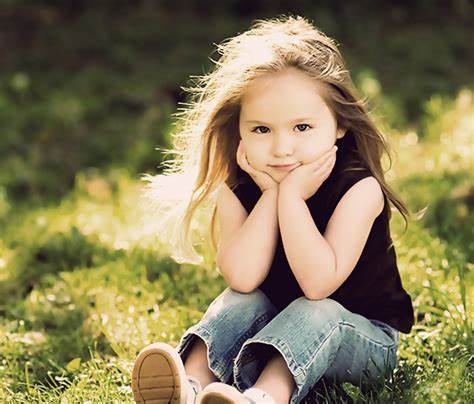
#> input picture babygirl.jpg, 474 x 404 px
$ python RSA.py
#> lines starting #> are read from the running program, lines starting #| are printed output that depends on the picture
from PIL import Image
from skimage import color, io
import random
import numpy as np
import math
import matplotlib.pyplot as plt
import sys
import pickle

import codecs
########### RSA Algorithm

### GCD Function
def gcd(a, h):
    while(1):
        temp = a%h
        if(temp == 0):
            return h
        a = h
        h = temp

################# Prime Numbers Big enough
p = 37          ### as high as possible
q = 23
n = p*q
global totient
totient = (p-1)*(q-1)
e = random.randrange(1, totient)

#MODIFIED ENCRYPTION FUNCTION
def encrypt(img, img_1D):

    #Use Euclid's Algorithm to verify that e and phi(n) are comprime
    global e
    g = gcd(e, totient)
    while g != 1:
        e = random.randrange(1, totient)
        g = gcd(e, totient)


    ### Finding D Value
    def multiplicative_inverse(e, phi):
        global d
        d = None
        i = 1
        exit = False
        while not exit:
            temp1 = phi*i +1
            d = float(temp1/e)
            d_int = int(d)
            i += 1
            if(d_int == d):
                exit=True
        return int(d)

    d = multiplicative_inverse(e, totient)

    #### Now we have p,q,n,totient,e,g,d


    #### Encryption
    # for i in range(0, len(msg_ascii)): then use as msg_ascii[i]
    encrypted_list = []
    for i in range(0, len(img_1D)):
        current_enc = (int(img_1D[i]) ** d) % n
        encrypted_list.append(int(current_enc))
    with open("enc_list", "w") as f:
        f.write(str(encrypted_list))

    ### Displaying encrypted image
    enc_img = np.array(encrypted_list).reshape(img.shape[0], img.shape[1])
    imgplot = plt.imshow(enc_img)
    plt.savefig("encryptedOutput.jpg") #save as jpg
    #print("Starting list is", encryptedList)
    with open("encryptedListBinary.bin", "wb") as file:
        pickle.dump(encrypted_list, file)
    test=str(encrypted_list)
    encodedTest=test.encode("utf-8")
    encodedTesttoInt= int.from_bytes(encodedTest, byteorder="big")
    littletest="Bonjour monsieur"
    littletest=littletest.encode("utf-8")
    littletest=int.from_bytes(littletest, byteorder="big")
    ciphertobetested=pow(littletest, e, n)
    ciphertext=pow(encodedTesttoInt, e, n)
    #print("TEST:\n", encrypted_list)
    print("\n\n\ne is:",e,"\nn is",n,"d is",d,"totient is", totient,"\n\n")
    #print("it is",ciphertobetested)
    #print("TEST:\n", ciphertext)
    """with open("encodedTest", "w") as f:
        f.write(str(ciphertext))"""
    """with open("originalTest", "w") as f:
        f.write(str(test))"""
    return enc_img


####### Decryption
def decrypt():
    with open("encryptedListBinary.bin", "rb") as file:
        retrievedEncryptedList=pickle.load(file)
        #print("FINAL LIST is ", retrievedEncryptedList)
    global dec_list
    dec_list = []
    for i in range(0, len(retrievedEncryptedList)):
        current_dec = (retrievedEncryptedList[i] ** e) % n
        dec_list.append(current_dec)
    with open("dec_list", "w") as f:
        f.write(str(dec_list))

    ### conerting decrypted msg to characters
    chars = []
    for num in dec_list:
        chars.append(chr(num))


    decrypted_msg = ''.join(map(lambda x: str(x), chars))

    decrypted_img = np.array(dec_list).reshape(img.shape[0], img.shape[1])
    imgplot = plt.imshow(decrypted_img)
    plt.show()

    return dec_list

#### Back to Image
def imageRecons(img=color.rgb2gray(io.imread('babygirl.jpg')), data=None, enc_img=None, dec_list=None):
    recovered_img = np.array(dec_list).reshape(img.shape[0], img.shape[1])

    imgplot = plt.imshow(recovered_img)

    fig, axs = plt.subplots(1, 3, figsize=(10, 4))
    axs[0].imshow(data)
    axs[0].set_title('Original')
    axs[1].imshow(enc_img)
    axs[1].set_title('Encrypted')
    axs[2].imshow(recovered_img)
    axs[2].set_title('Decrypted')
    #plt.show()


def main():
    global img
    img = color.rgb2gray(io.imread('babygirl.jpg'))
    #print("TEST")
    data = (img*255).astype(np.uint8)

    imgplot = plt.imshow(data)
    ### Img size = 899, 1174
    img_1D = data.ravel()   # converting to 1D
    encryptedImage=encrypt(img, img_1D)
    #decryptedList=decrypt()
    #imageRecons(img, data, encryptedImage, decryptedList)


    """#new n and e
    stre=str(e)
    strn=str(n)
    newn=strn.encode("utf-8")
    newe=stre.encode("utf-8")
    finaln= int.from_bytes(newn, byteorder="big")
    finale= int.from_bytes(newe, byteorder="big")

    with open("nvariable.bin", "w") as f:
        #finalN=int.from_bytes(str(n).encode(), byteorder="big")
        f.write(str(finaln))"""
    with open("evariable.bin", "w") as f:
        f.write(str(e))

    #plt.show()

main()
#> in main, `img = color.rgb2gray(io.imread('babygirl.jpg'))`:
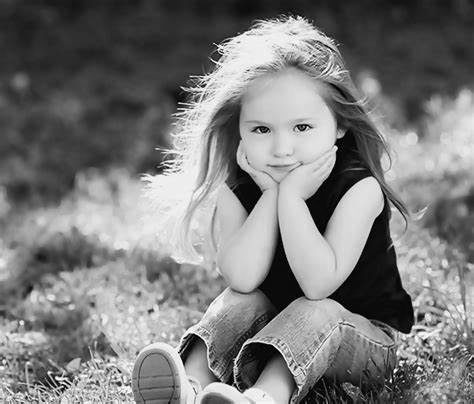
#> img: shape (404, 474) float64; min 0.000833, max 0.999, mean 0.485
#> the loop in encrypt, `for i in range(0, len(img_1D)):` made 191496 passes
#> current_enc on passes 1 to 3: 76, 76, 76
#> after the loop in encrypt, `for i in range(0, len(img_1D)):`: encrypted_list = 191496 items
#> in encrypt, `enc_img = np.array(encrypted_list).reshape(img.shape[0], img.shape[1])`:
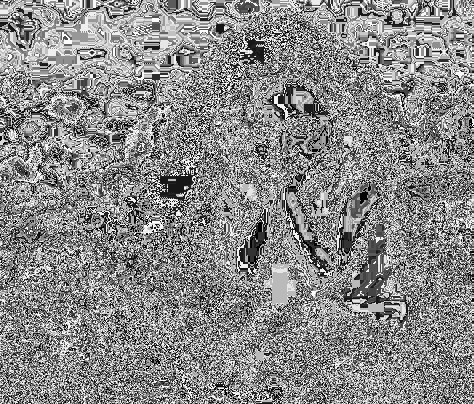
#> enc_img: shape (404, 474) int64; min 0, max 846, mean 456; drawn with min black and max white
#> in encrypt, `plt.savefig("encryptedOutput.jpg")`:
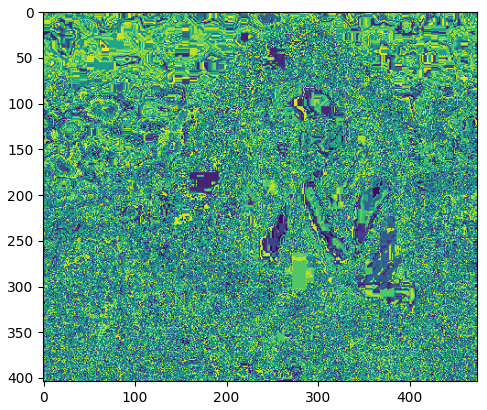
#> figure drawn by matplotlib, 1 panel
#> in encrypt, `ciphertext=pow(encodedTesttoInt, e, n)`: ciphertext = 512
